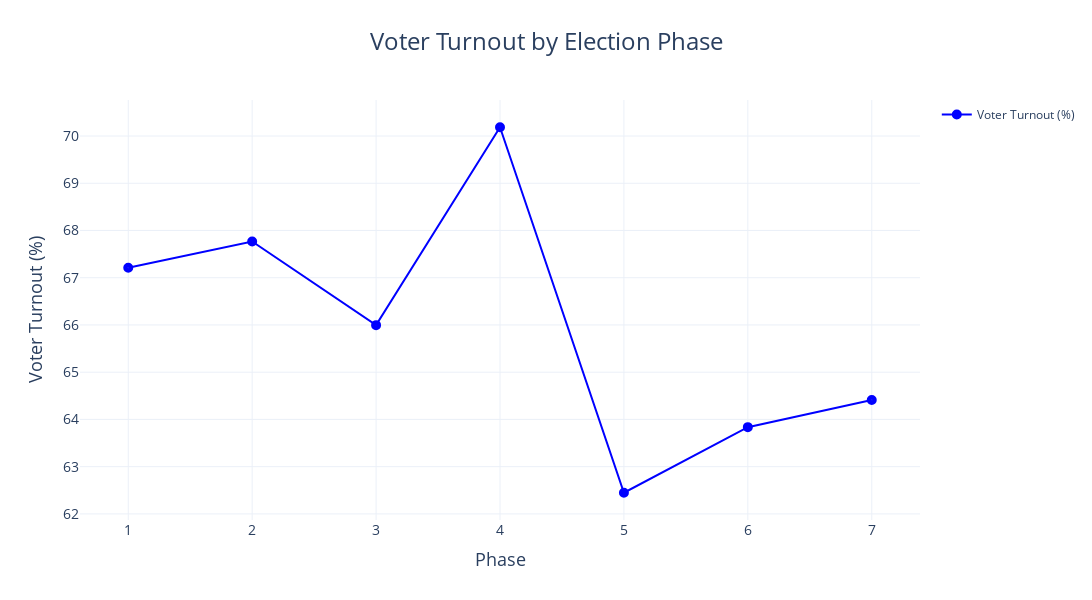

The notebook cell saved with this chart:
### Markdown cell above
The above bar graph shows a comparison of net expenditure in India **among diffrent phases** of 2024 General Election.         
1. **Phase 1 - 5.55B (INR)**
2. **Phase 2 - 3.98B (INR)**
3. **Phase 3 - 4.72B (INR)**
4. **Phase 4 - 7.73B (INR)**
5. **Phase 5 - 4.34B (INR)**
6. **Phase 6 - 4.17B (INR)**
7. **Phase 7 - 4.14B (INR)**

### Code cell
fig = go.Figure()

# Add line trace
fig.add_trace(go.Scatter(
    x=phase_data['Phase'],
    y=phase_data['Polled (%)'],
    mode='lines+markers',
    marker=dict(symbol='circle-dot', size=10, color='blue'),  # Customize marker
    line=dict(color='blue'),  # Customize line color
    name='Voter Turnout (%)'
))

# Update layout for better aesthetics
fig.update_layout(
    title=dict(
        text='Voter Turnout by Election Phase',
        font=dict(size=24),
        x=0.5,
        xanchor='center'
    ),
    xaxis=dict(
        title='Phase',
        titlefont=dict(size=18),
        tickfont=dict(size=14)
    ),
    yaxis=dict(
        title='Voter Turnout (%)',
        titlefont=dict(size=18),
        tickfont=dict(size=14)
    ),
    width=1100,  # Adjust figure width
    height=600,  # Adjust figure height
    showlegend=True
)

# Show the plot
fig.show()

### Figure 1 — Plotly figure (JSON) as saved in the notebook; plotly's stock layout.template omitted (floating-point values rounded to 4 significant figures)
{"data": [{"line": {"color": "blue"}, "marker": {"color": "blue", "size": 10, "symbol": "circle-dot"}, "mode": "lines+markers", "name": "Voter Turnout (%)", "type": "scatter", "x": [1, 2, 3, 4, 5, 6, 7], "y": [67.21, 67.77, 66.0, 70.19, 62.45, 63.84, 64.41]}], "layout": {"height": 600, "showlegend": true, "title": {"font": {"size": 24}, "text": "Voter Turnout by Election Phase", "x": 0.5, "xanchor": "center"}, "width": 1100, "xaxis": {"autorange": true, "range": [0.6103, 7.39], "tickfont": {"size": 14}, "title": {"font": {"size": 18}, "text": "Phase"}, "type": "linear"}, "yaxis": {"autorange": true, "range": [61.87, 70.76], "tickfont": {"size": 14}, "title": {"font": {"size": 18}, "text": "Voter Turnout (%)"}, "type": "linear"}}}
